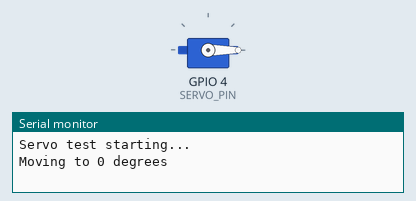
The sketch below on a simulated ESP32. Shown: servo, the last lines printed to the serial monitor.

Above: at 0.05 s.
At 4.0 s:
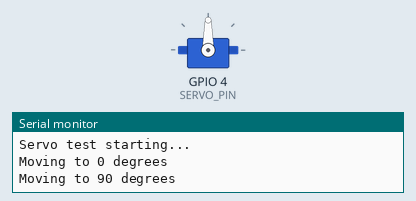
Timing chart, 0 to 5.2 s (numbered marks = the images above):
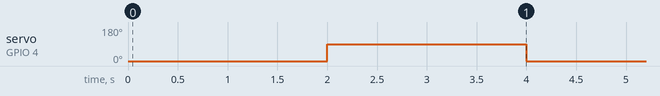

The sketch:

Servo_TestCode.ino
```cpp
#include <ESP32Servo.h>

Servo testServo;

// Change this to your servo signal pin
const int SERVO_PIN = 4;

void setup() {
  Serial.begin(115200);

  testServo.attach(SERVO_PIN);

  Serial.println("Servo test starting...");
}

void loop() {
  Serial.println("Moving to 0 degrees");
  testServo.write(0);
  delay(2000);

  Serial.println("Moving to 90 degrees");
  testServo.write(90);
  delay(2000);
}
```

Measured:
- by itself, servo on GPIO 4 (SERVO_PIN): alternates 90° for 2.0 s and 0° for 2.0 s
